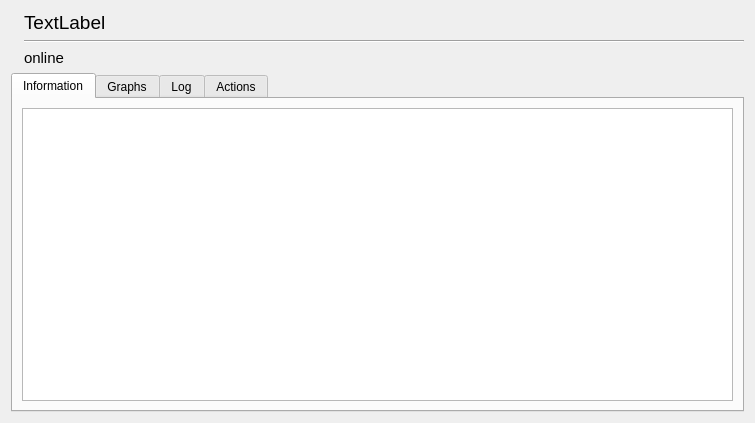
<?xml version="1.0" encoding="UTF-8"?>
<ui version="4.0">
  <class>selection_widget</class>
  <widget class="QWidget" name="selection_widget">
    <property name="geometry">
      <rect>
        <x>0</x>
        <y>0</y>
        <width>755</width>
        <height>423</height>
      </rect>
    </property>
    <property name="windowTitle">
      <string>ArniGui-Detail</string>
    </property>
    <layout class="QHBoxLayout" name="horizontalLayout_3">
      <item>
        <layout class="QVBoxLayout" name="verticalLayout_6">
          <item>
            <layout class="QHBoxLayout" name="horizontalLayout_2">
              <item>
                <layout class="QVBoxLayout" name="verticalLayout_3">
                  <item>
                    <layout class="QHBoxLayout" name="horizontalLayout">
                      <item>
                        <widget class="QLabel" name="status_light_label">
                          <property name="sizePolicy">
                            <sizepolicy hsizetype="Fixed" vsizetype="Fixed">
                              <horstretch>0</horstretch>
                              <verstretch>0</verstretch>
                            </sizepolicy>
                          </property>
                          <property name="maximumSize">
                            <size>
                              <width>30</width>
                              <height>50</height>
                            </size>
                          </property>
                          <property name="baseSize">
                            <size>
                              <width>10</width>
                              <height>10</height>
                            </size>
                          </property>
                          <property name="text">
                            <string/>
                          </property>
                          <property name="pixmap">
                            <pixmap>graphics/block_green.png</pixmap>
                          </property>
                          <property name="scaledContents">
                            <bool>true</bool>
                          </property>
                        </widget>
                      </item>
                      <item>
                        <spacer name="horizontal_spacer">
                          <property name="orientation">
                            <enum>Qt::Horizontal</enum>
                          </property>
                          <property name="sizeType">
                            <enum>QSizePolicy::Fixed</enum>
                          </property>
                        </spacer>
                      </item>
                    </layout>
                  </item>
                  <item>
                    <spacer name="verticalSpacer">
                      <property name="orientation">
                        <enum>Qt::Vertical</enum>
                      </property>
                      <property name="sizeHint" stdset="0">
                        <size>
                          <width>0</width>
                          <height>0</height>
                        </size>
                      </property>
                    </spacer>
                  </item>
                </layout>
              </item>
              <item>
                <layout class="QVBoxLayout" name="labels_vertical_layout">
                  <item>
                    <widget class="QLabel" name="host_node_label">
                      <property name="sizePolicy">
                        <sizepolicy hsizetype="MinimumExpanding" vsizetype="MinimumExpanding">
                          <horstretch>0</horstretch>
                          <verstretch>0</verstretch>
                        </sizepolicy>
                      </property>
                      <property name="font">
                        <font>
                          <pointsize>14</pointsize>
                        </font>
                      </property>
                      <property name="text">
                        <string>TextLabel</string>
                      </property>
                    </widget>
                  </item>
                  <item>
                    <widget class="Line" name="line">
                      <property name="orientation">
                        <enum>Qt::Horizontal</enum>
                      </property>
                    </widget>
                  </item>
                  <item>
                    <widget class="QLabel" name="current_status_label">
                      <property name="font">
                        <font>
                          <pointsize>11</pointsize>
                        </font>
                      </property>
                      <property name="text">
                        <string>online</string>
                      </property>
                    </widget>
                  </item>
                </layout>
              </item>
            </layout>
          </item>
          <item>
            <widget class="QTabWidget" name="tab_widget">
              <property name="sizePolicy">
                <sizepolicy hsizetype="Expanding" vsizetype="Expanding">
                  <horstretch>0</horstretch>
                  <verstretch>6</verstretch>
                </sizepolicy>
              </property>
              <property name="currentIndex">
                <number>0</number>
              </property>
              <widget class="QWidget" name="information_tab">
                <attribute name="title">
                  <string>Information</string>
                </attribute>
                <layout class="QVBoxLayout" name="verticalLayout_8">
                  <item>
                    <widget class="QTextBrowser" name="information_tab_text_browser">
                      <property name="html">
                        <string>&lt;!DOCTYPE HTML PUBLIC &quot;-//W3C//DTD HTML 4.0//EN&quot; &quot;http://www.w3.org/TR/REC-html40/strict.dtd&quot;&gt;
&lt;html&gt;&lt;head&gt;&lt;meta name=&quot;qrichtext&quot; content=&quot;1&quot; /&gt;&lt;style type=&quot;text/css&quot;&gt;
p, li { white-space: pre-wrap; }
&lt;/style&gt;&lt;/head&gt;&lt;body style=&quot; font-family:'Droid Sans'; font-size:10pt; font-weight:400; font-style:normal;&quot;&gt;
&lt;p style=&quot;-qt-paragraph-type:empty; margin-top:0px; margin-bottom:0px; margin-left:0px; margin-right:0px; -qt-block-indent:0; text-indent:0px;&quot;&gt;&lt;br /&gt;&lt;/p&gt;&lt;/body&gt;&lt;/html&gt;</string>
                      </property>
                    </widget>
                  </item>
                </layout>
              </widget>
              <widget class="QWidget" name="graphs_tab">
                <attribute name="title">
                  <string>Graphs</string>
                </attribute>
                <layout class="QVBoxLayout" name="verticalLayout">
                  <item>
                    <layout class="QHBoxLayout" name="range_horizontal_layout">
                      <property name="sizeConstraint">
                        <enum>QLayout::SetDefaultConstraint</enum>
                      </property>
                      <item>
                        <widget class="QPushButton" name="pause_button">
                          <property name="text">
                            <string>pause</string>
                          </property>
                        </widget>
                      </item>
                      <item>
                        <widget class="QLabel" name="selected_label">
                          <property name="text">
                            <string>Selected:</string>
                          </property>
                        </widget>
                      </item>
                      <item>
                        <widget class="QComboBox" name="selected_combo_box">
                          <property name="sizePolicy">
                            <sizepolicy hsizetype="MinimumExpanding" vsizetype="Fixed">
                              <horstretch>2</horstretch>
                              <verstretch>0</verstretch>
                            </sizepolicy>
                          </property>
                        </widget>
                      </item>
                      <item>
                        <widget class="QLabel" name="range_label">
                          <property name="sizePolicy">
                            <sizepolicy hsizetype="Fixed" vsizetype="Fixed">
                              <horstretch>1</horstretch>
                              <verstretch>0</verstretch>
                            </sizepolicy>
                          </property>
                          <property name="text">
                            <string>Range:</string>
                          </property>
                        </widget>
                      </item>
                      <item>
                        <widget class="QComboBox" name="range_combo_box">
                          <property name="sizePolicy">
                            <sizepolicy hsizetype="Fixed" vsizetype="Fixed">
                              <horstretch>2</horstretch>
                              <verstretch>0</verstretch>
                            </sizepolicy>
                          </property>
                          <property name="minimumSize">
                            <size>
                              <width>40</width>
                              <height>0</height>
                            </size>
                          </property>
                          <property name="baseSize">
                            <size>
                              <width>40</width>
                              <height>0</height>
                            </size>
                          </property>
                          <item>
                            <property name="text">
                              <string>5 minutes</string>
                            </property>
                          </item>
                          <item>
                            <property name="text">
                              <string>30 Seconds</string>
                            </property>
                          </item>
                          <item>
                            <property name="text">
                              <string>last hour</string>
                            </property>
                          </item>
                        </widget>
                      </item>
                    </layout>
                  </item>
                  <item>
                    <layout class="QVBoxLayout" name="graph_layout">
                      <item>
                        <widget class="QScrollArea" name="graph_scroll_area">
                          <property name="widgetResizable">
                            <bool>true</bool>
                          </property>
                          <widget class="QWidget" name="scrollAreaWidgetContents">
                            <property name="geometry">
                              <rect>
                                <x>0</x>
                                <y>0</y>
                                <width>709</width>
                                <height>245</height>
                              </rect>
                            </property>
                          </widget>
                        </widget>
                      </item>
                    </layout>
                  </item>
                </layout>
              </widget>
              <widget class="QWidget" name="log_tab">
                <attribute name="title">
                  <string>Log</string>
                </attribute>
                <layout class="QVBoxLayout" name="verticalLayout_7">
                  <item>
                    <widget class="QTreeView" name="log_tab_tree_view"/>
                  </item>
                </layout>
              </widget>
              <widget class="QWidget" name="actions_tab">
                <attribute name="title">
                  <string>Actions</string>
                </attribute>
                <layout class="QVBoxLayout" name="verticalLayout_2">
                  <property name="alignment">
                    <enum>Qt::AlignHCenter</enum>
                  </property>
                  <item>
                    <widget class="QPushButton" name="stop_push_button">
                      <property name="enabled">
                        <bool>false</bool>
                      </property>
                      <property name="text">
                        <string>Stop Node</string>
                      </property>
                    </widget>
                  </item>
                  <item>
                    <widget class="QPushButton" name="restart_push_button">
                      <property name="enabled">
                        <bool>false</bool>
                      </property>
                      <property name="text">
                        <string>Restart Node</string>
                      </property>
                    </widget>
                  </item>
                  <item>
                    <layout class="QVBoxLayout" name="throttle_layout">
                      <property name="alignment">
                        <enum>Qt::AlignCenter</enum>
                      </property>
                      <item>
                        <layout class="QHBoxLayout" name="test">
                          <item>
                            <widget class="QRadioButton" name="throttle_message_radio">
                              <property name="text">
                                <string>Message Throttle</string>
                              </property> 
                              <property name="checked">
                                <bool>true</bool>
                              </property> 
                              <property name="enabled">
                                <bool>false</bool>
                              </property> 
                            </widget>
                          </item>
                          <item>
                            <widget class="QRadioButton" name="throttle_bandwidth_radio">
                              <property name="text">
                                <string>Bandwidth Throttle</string>
                              </property> 
                              <property name="enabled">
                                <bool>false</bool>
                              </property> 
                            </widget>
                          </item>
                        </layout>
                      </item>
                      <item>
                        <widget class="QLabel" name="throttle_rate_label">
                          <property name="text">
                            <string>Rate (Hz)</string>
                          </property>
                          <property name="alignment">
                            <enum>Qt::AlignHCenter</enum>
                          </property>
                          <property name="enabled">
                            <bool>false</bool>
                          </property>
                        </widget>
                      </item>
                      <item>
                        <layout class="QHBoxLayout" name="rate_lay">
                          <item>
                            <widget class="QLineEdit" name="throttle_rate">
                              <property name="maxLength">
                                <number>5</number>
                              </property>
                              <property name="alignment">
                                <enum>Qt::AlignHCenter</enum>
                              </property>
                              <property name="maximumWidth">
                                <number>150</number>
                              </property>
                              <property name="enabled">
                                <bool>false</bool>
                              </property>
                            </widget>
                          </item>
                        </layout>
                      </item>
                      <item>
                        <widget class="QSlider" name="throttle_rate_slider">
                          <property name="enabled">
                            <bool>false</bool>
                          </property>
                          <property name="orientation">
                            <enum>Qt::Horizontal</enum>
                          </property>
                          <property name="minimum">
                            <number>1</number>
                          </property>
                            <property name="maximum">
                          <number>10000</number>
                          </property>
                          <property name="tickInterval">
                            <number>1000</number>
                          </property>
                          <property name="tickPosition">
                            <enum>QSlider::TicksBelow</enum>
                          </property>
                        </widget>
                      </item>
                      <item>
                        <widget class="QLabel" name="throttle_window_label">
                          <property name="text">
                            <string>Window</string>
                          </property>
                          <property name="alignment">
                            <enum>Qt::AlignCenter</enum>
                          </property>
                          <property name="enabled">
                            <bool>false</bool>
                          </property>
                        </widget>
                      </item>
                      <item>
                        <layout class="QHBoxLayout" name="window_lay">
                          <item>
                            <widget class="QLineEdit" name="throttle_window">
                              <property name="maxLength">
                                <number>4</number>
                              </property>
                              <property name="alignment">
                                <enum>Qt::AlignHCenter</enum>
                              </property>
                              <property name="maximumWidth">
                                <number>100</number>
                              </property>
                              <property name="enabled">
                                <bool>false</bool>
                              </property>
                            </widget>
                          </item>
                        </layout>
                      </item>
                      <item>
                        <widget class="QSlider" name="throttle_window_slider">
                          <property name="enabled">
                            <bool>false</bool>
                          </property>
                          <property name="orientation">
                            <enum>Qt::Horizontal</enum>
                          </property>
                          <property name="minimum">
                            <number>1</number>
                          </property>
                            <property name="maximum">
                          <number>1000</number>
                          </property>
                          <property name="tickInterval">
                            <number>100</number>
                          </property>
                          <property name="tickPosition">
                            <enum>QSlider::TicksBelow</enum>
                          </property>
                        </widget>
                      </item>
                      <item>
                        <layout class="QHBoxLayout" name="throttle_buttons_layout">
                          <item>
                            <widget class="QPushButton" name="throttle_start_button">
                              <property name="enabled">
                                <bool>false</bool>
                              </property>
                              <property name="text">
                                <string>Start Throttle</string>
                              </property>
                            </widget>
                          </item>
                          <item>
                            <widget class="QPushButton" name="throttle_stop_button">
                              <property name="enabled">
                                <bool>false</bool>
                              </property>
                              <property name="text">
                                <string>Stop Throttle</string>
                              </property>
                            </widget>
                          </item>
                        </layout>
                      </item>
                      <item>
                        <widget class="QPushButton" name="throttle_reset_button">
                          <property name="enabled">
                            <bool>false</bool>
                          </property>
                          <property name="text">
                            <string>Reset Throttle Parameters</string>
                          </property>
                        </widget>
                      </item>
                    </layout>
                  </item>
                </layout>
              </widget>
            </widget>
          </item>
        </layout>
      </item>
    </layout>
  </widget>
  <resources/>
  <connections/>
</ui>
